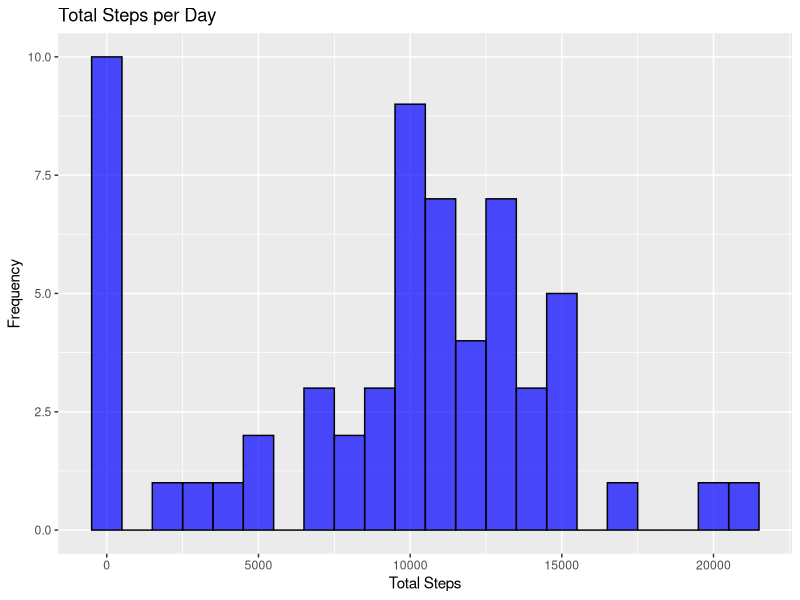
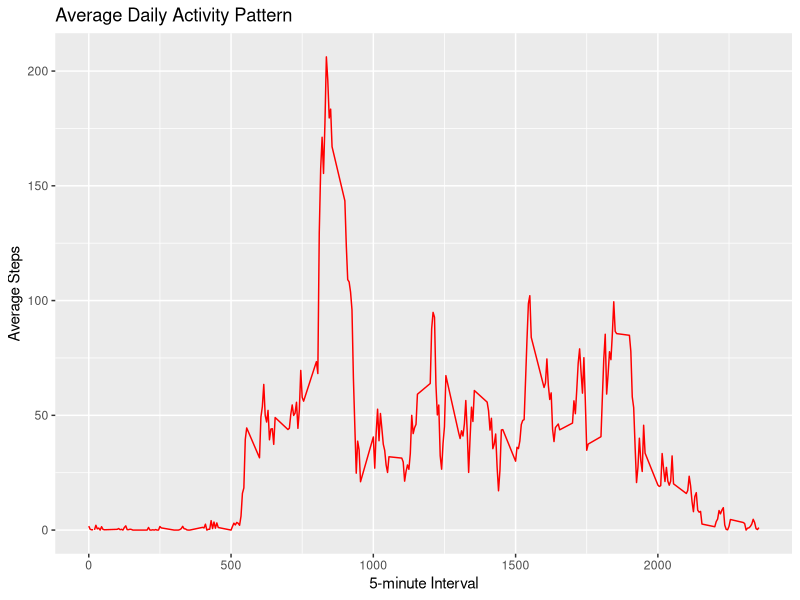
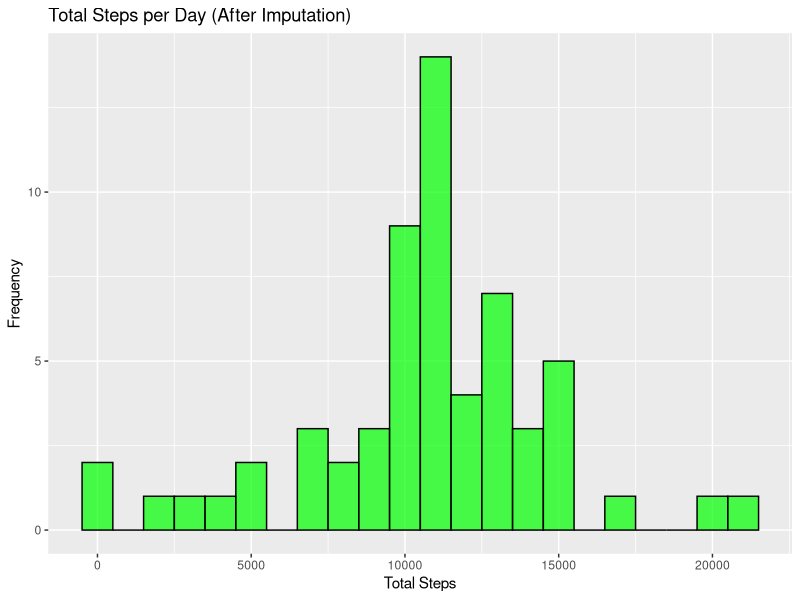
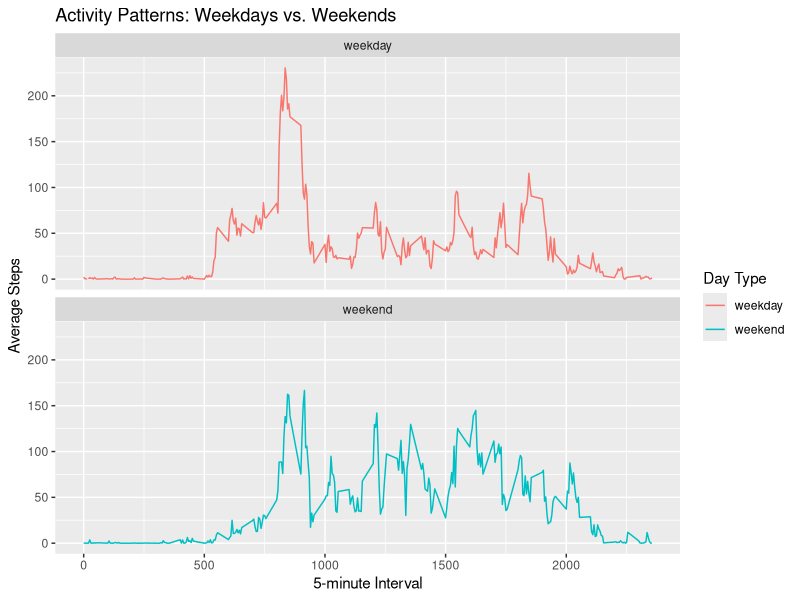

Source code (R) for these figures, in order:
## ---- chunk 1
knitr::opts_chunk$set(echo = TRUE)
## ---- chunk 2
# Load necessary libraries
library(ggplot2)
library(dplyr)

# Load the dataset
activity_data <- read.csv("activity.csv")

# Convert date column to Date format
activity_data$date <- as.Date(activity_data$date)

# View first few rows
head(activity_data)
## ---- chunk 3
# Compute total steps per day, ignoring NA values
total_steps_per_day <- activity_data %>% group_by(date) %>% summarize(total_steps = sum(steps, na.rm = TRUE))

# Plot histogram
ggplot(total_steps_per_day, aes(x = total_steps)) +
  geom_histogram(binwidth = 1000, fill = "blue", color = "black", alpha = 0.7) +
  labs(title = "Total Steps per Day", x = "Total Steps", y = "Frequency")

# Calculate mean and median
mean_steps <- mean(total_steps_per_day$total_steps, na.rm = TRUE)
median_steps <- median(total_steps_per_day$total_steps, na.rm = TRUE)

# Print values
mean_steps
median_steps
## ---- chunk 4
# Compute mean steps per 5-minute interval
average_steps_per_interval <- activity_data %>% group_by(interval) %>% summarize(mean_steps = mean(steps, na.rm = TRUE))

# Time series plot
ggplot(average_steps_per_interval, aes(x = interval, y = mean_steps)) +
  geom_line(color = "red") +
  labs(title = "Average Daily Activity Pattern", x = "5-minute Interval", y = "Average Steps")

# Find the interval with the max number of steps
max_interval <- average_steps_per_interval$interval[which.max(average_steps_per_interval$mean_steps)]
max_interval
## ---- chunk 5
# Count total NA values
missing_values <- sum(is.na(activity_data$steps))

# Replace NA values with the mean of the respective 5-minute interval
activity_data_filled <- activity_data
for (i in 1:nrow(activity_data_filled)) {
  if (is.na(activity_data_filled$steps[i])) {
    activity_data_filled$steps[i] <- average_steps_per_interval$mean_steps[average_steps_per_interval$interval == activity_data_filled$interval[i]]
  }
}

# Compute total steps per day with imputed values
total_steps_per_day_filled <- activity_data_filled %>% group_by(date) %>% summarize(total_steps = sum(steps))

# Plot histogram after imputing missing values
ggplot(total_steps_per_day_filled, aes(x = total_steps)) +
  geom_histogram(binwidth = 1000, fill = "green", color = "black", alpha = 0.7) +
  labs(title = "Total Steps per Day (After Imputation)", x = "Total Steps", y = "Frequency")

# Compute new mean and median
mean_steps_filled <- mean(total_steps_per_day_filled$total_steps)
median_steps_filled <- median(total_steps_per_day_filled$total_steps)

# Print values
mean_steps_filled
median_steps_filled
## ---- chunk 6
# Create a new variable for weekday or weekend
activity_data_filled$day_type <- ifelse(weekdays(activity_data_filled$date) %in% c("Saturday", "Sunday"), "weekend", "weekday")

# Compute mean steps per interval for weekdays and weekends
average_steps_by_day_type <- activity_data_filled %>% group_by(interval, day_type) %>% summarize(mean_steps = mean(steps))

# Plot time series by weekday and weekend
ggplot(average_steps_by_day_type, aes(x = interval, y = mean_steps, color = day_type)) +
  geom_line() +
  facet_wrap(~day_type, ncol = 1) +
  labs(title = "Activity Patterns: Weekdays vs. Weekends", x = "5-minute Interval", y = "Average Steps", color = "Day Type")
